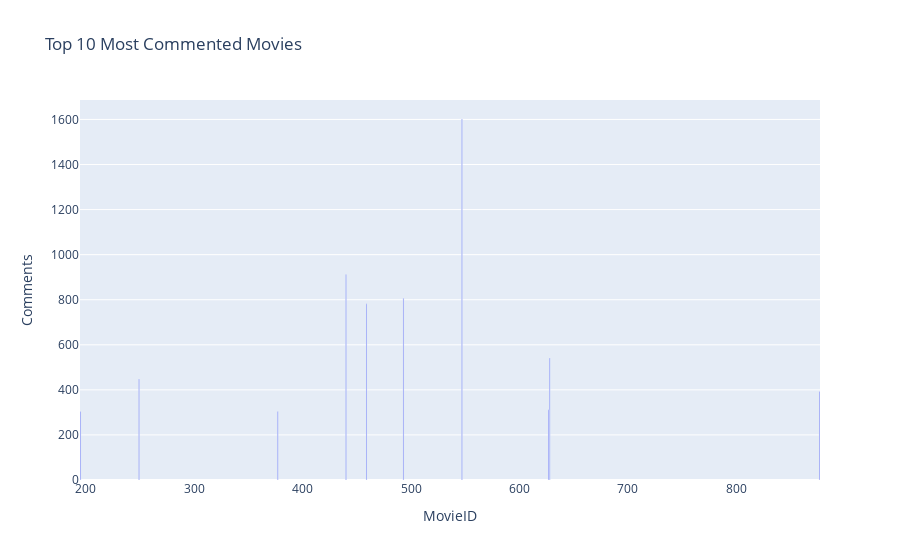

The cell this chart's notebook holds for it:
### Markdown cell above
## 10. Top 10 Most Commented Movies

### Code cell
px.bar(data_frame = df[['MovieID', 'Comments']].dropna().sort_values(by = 'Comments', ascending = False).head(10),
       x = 'MovieID',
       y = 'Comments',
       title = 'Top 10 Most Commented Movies').show()

### Figure 1 — Plotly figure (JSON) as saved in the notebook; plotly's stock layout.template omitted (floating-point values rounded to 4 significant figures)
{"data": [{"alignmentgroup": "True", "hovertemplate": "MovieID=%{x}<br>Comments=%{y}<extra></extra>", "legendgroup": "", "marker": {"color": "#636efa", "pattern": {"shape": ""}}, "name": "", "offsetgroup": "", "orientation": "v", "showlegend": false, "textposition": "auto", "type": "bar", "x": [547, 440, 493, 459, 628, 249, 877, 627, 195, 377], "xaxis": "x", "y": [1602, 912, 807, 782, 541, 448, 393, 312, 304, 304], "yaxis": "y"}], "layout": {"barmode": "relative", "legend": {"tracegroupgap": 0}, "title": {"text": "Top 10 Most Commented Movies"}, "xaxis": {"anchor": "y", "domain": [0, 1], "title": {"text": "MovieID"}}, "yaxis": {"anchor": "x", "domain": [0, 1], "title": {"text": "Comments"}}}}
